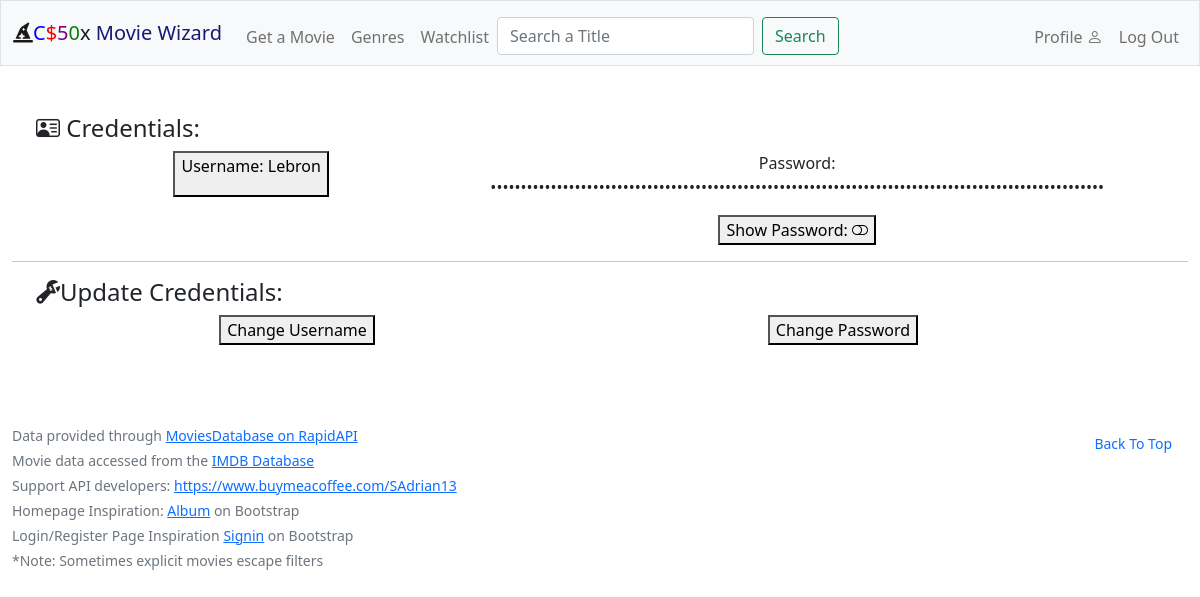
Page /profile (signed in) on the earlier database version.
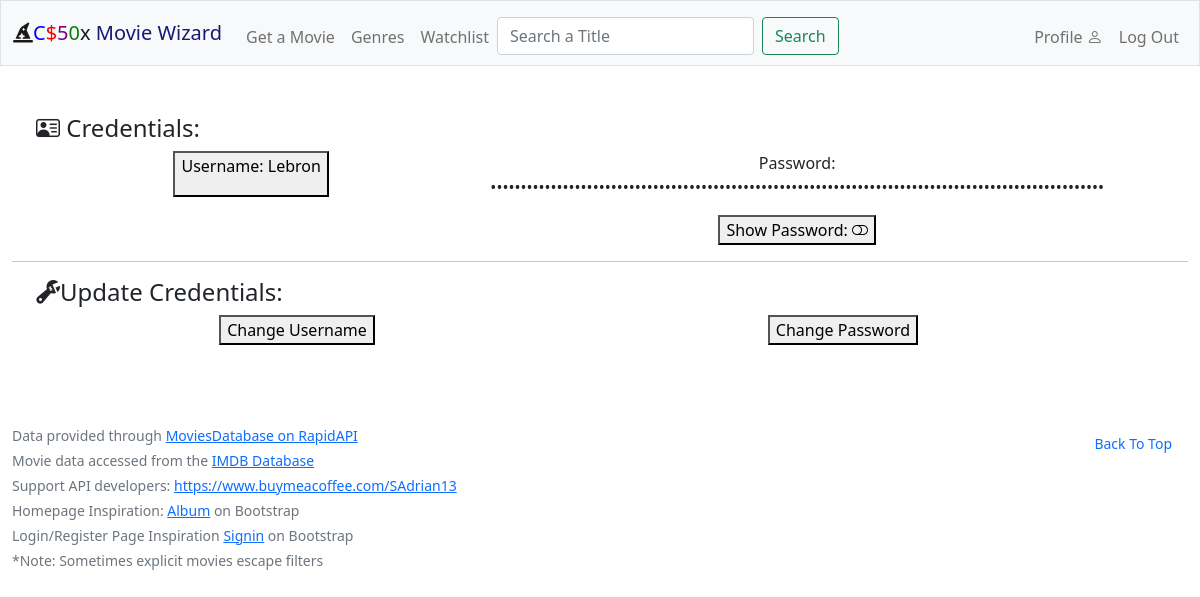
Same page on the later database version.
### tables this page shows
CREATE TABLE users (
    id INTEGER PRIMARY KEY AUTOINCREMENT UNIQUE NOT NULL,
    username TEXT NOT NULL
, hash TEXT NOT NULL);

### app.py (the view)
@app.route("/profile", methods=["GET", "POST"])
@login_required
def profile():
    id = session["user_id"]
    if request.form.get("new_username"):
        new_username = request.form.get("new_username")
        rows = db.execute("SELECT * FROM users WHERE username = ?;", new_username)
        if len(rows) > 0:
            return apology("ERROR: Username already exists")
        db.execute("UPDATE users SET username = ? WHERE id = ?;", str(new_username), id)
        username = new_username
    else:
        user = db.execute("SELECT username FROM users WHERE id = ?;", id)
        username = user[0]["username"]
    if request.form.get("new_pwd"):
        new_password = request.form.get("new_pwd")
        session["password"] = new_password
        new_hash = generate_password_hash(new_password)
        db.execute("UPDATE users SET hash = ? WHERE id = ?;", new_hash, id)
    password = session["password"]
    return render_template("profile.html", username=username, pwd=password)

### app.py (called while the page is built)
@app.after_request
def after_request(response):
    response.headers["Cache-Control"] = "no-cache, no-store, must-revalidate"
    response.headers["Expires"] = 0
    response.headers["Pragma"] = "no-cache"
    return response

### helpers/helpers.py (called while the page is built)
def login_required(f):
    @wraps(f)
    def decorated_function(*args, **kwargs):
        if session.get("user_id") is None:
            return redirect("/login")
        return f(*args, **kwargs)
    return decorated_function

### templates/profile.html (shortened to what this page needs)
{% extends "layout.html" %}
{% block main %}
<div class="profile text-align-left">
    <div class="row container">
        <div class="container d-flex">
            <h4><i class="bi bi-person-vcard"></i> Credentials:</h4>
        </div>
        <div class="col">
            <button>
                <p>Username: {{ username }}</p>
            </button>
        </div>
        <div class="col">
            <p>Password: <span style="-webkit-text-security: disc" id="original_pwd">{{ pwd }}</span></p>
            <button id="show_pwd">Show Password: <i class="bi bi-toggle-off"></i></button>
        </div>
    </div>
    <hr>
    <div class="row container">
        <h4 class="d-flex"><i class="bi bi-wrench-adjustable"></i> Update Credentials:</h4>
        <div class="col">
            <button type="text" name="update_username" id="update_username">Change Username</button>
        </div>
        <div class="col">
            <button type="text" name="update_pwd" id="update_pwd">Change Password</button>
        </div>
    </div>
</div>
{% endblock %}

Differences in the rows shown:
changed users "Lebron": hash "pbkdf2:sha256:600000$REt0oJ5YIsiskeX3$e748fd527242720265ec951f5b28cc9330b2f5e3d7b61dd195b4de501f026f34" → "pbkdf2:sha256:600000$gj8e0F1KXEauwxfI$716150cdaccd396310a9d91773eaef1e0d2c83ce4d5b1d928d7b502644ca3272"
